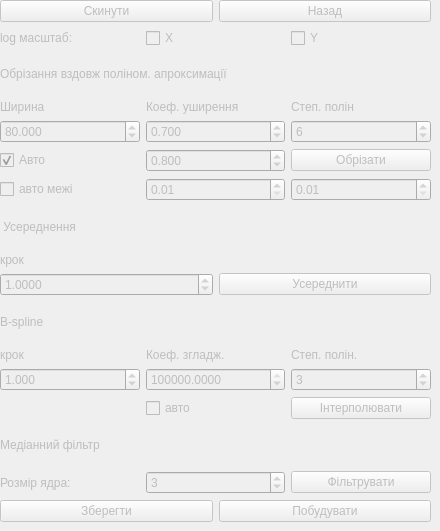
    <widget class="QWidget" name="tab_2">
     <property name="enabled">
      <bool>false</bool>
     </property>
     <attribute name="title">
      <string>Крос</string>
     </attribute>
     <widget class="QWidget" name="verticalLayoutWidget_3">
      <property name="geometry">
       <rect>
        <x>0</x>
        <y>0</y>
        <width>431</width>
        <height>522</height>
       </rect>
      </property>
      <layout class="QVBoxLayout" name="verticalLayout_2">
       <item>
        <layout class="QHBoxLayout" name="horizontalLayout_7">
         <item>
          <widget class="QPushButton" name="cReset">
           <property name="enabled">
            <bool>false</bool>
           </property>
           <property name="text">
            <string>Скинути</string>
           </property>
          </widget>
         </item>
         <item>
          <widget class="QPushButton" name="cUndo">
           <property name="enabled">
            <bool>false</bool>
           </property>
           <property name="text">
            <string>Назад</string>
           </property>
          </widget>
         </item>
        </layout>
       </item>
       <item>
        <layout class="QHBoxLayout" name="cLogScale">
         <item>
          <widget class="QLabel" name="label_34">
           <property name="text">
            <string>log масштаб:</string>
           </property>
          </widget>
         </item>
         <item>
          <widget class="QCheckBox" name="cXLogScale">
           <property name="text">
            <string>X</string>
           </property>
          </widget>
         </item>
         <item>
          <widget class="QCheckBox" name="cYLogScale">
           <property name="text">
            <string>Y</string>
           </property>
          </widget>
         </item>
        </layout>
       </item>
       <item>
        <widget class="QLabel" name="label_13">
         <property name="text">
          <string>Обрізання вздовж поліном. апроксимації</string>
         </property>
        </widget>
       </item>
       <item>
        <layout class="QGridLayout" name="gridLayout_6">
         <item row="0" column="2">
          <widget class="QLabel" name="label_12">
           <property name="text">
            <string>Степ. полін</string>
           </property>
          </widget>
         </item>
         <item row="0" column="0">
          <widget class="QLabel" name="label_10">
           <property name="text">
            <string>Ширина</string>
           </property>
          </widget>
         </item>
         <item row="0" column="1">
          <widget class="QLabel" name="label_11">
           <property name="text">
            <string>Коеф. уширення</string>
           </property>
          </widget>
         </item>
         <item row="1" column="2">
          <widget class="QSpinBox" name="cPolyM">
           <property name="minimum">
            <number>1</number>
           </property>
           <property name="maximum">
            <number>20</number>
           </property>
           <property name="value">
            <number>6</number>
           </property>
          </widget>
         </item>
         <item row="1" column="1">
          <widget class="QDoubleSpinBox" name="cPolyD">
           <property name="decimals">
            <number>3</number>
           </property>
           <property name="minimum">
            <double>0.001000000000000</double>
           </property>
           <property name="maximum">
            <double>999.000000000000000</double>
           </property>
           <property name="singleStep">
            <double>0.010000000000000</double>
           </property>
           <property name="value">
            <double>0.700000000000000</double>
           </property>
          </widget>
         </item>
         <item row="1" column="0">
          <widget class="QDoubleSpinBox" name="cPolyP">
           <property name="decimals">
            <number>3</number>
           </property>
           <property name="minimum">
            <double>0.001000000000000</double>
           </property>
           <property name="maximum">
            <double>9999.000000000000000</double>
           </property>
           <property name="value">
            <double>80.000000000000000</double>
           </property>
          </widget>
         </item>
         <item row="2" column="2">
          <widget class="QPushButton" name="cPolyOk">
           <property name="text">
            <string>Обрізати</string>
           </property>
          </widget>
         </item>
         <item row="2" column="0">
          <widget class="QCheckBox" name="cAutoPoly">
           <property name="text">
            <string>Авто</string>
           </property>
           <property name="checked">
            <bool>true</bool>
           </property>
          </widget>
         </item>
         <item row="2" column="1">
          <widget class="QDoubleSpinBox" name="cPolyPrecision">
           <property name="decimals">
            <number>3</number>
           </property>
           <property name="minimum">
            <double>0.001000000000000</double>
           </property>
           <property name="maximum">
            <double>1.000000000000000</double>
           </property>
           <property name="singleStep">
            <double>0.050000000000000</double>
           </property>
           <property name="value">
            <double>0.800000000000000</double>
           </property>
          </widget>
         </item>
        </layout>
       </item>
       <item>
        <layout class="QHBoxLayout" name="horizontalLayout_9">
         <item>
          <widget class="QCheckBox" name="cAutoInterval">
           <property name="text">
            <string>авто межі</string>
           </property>
           <property name="checked">
            <bool>false</bool>
           </property>
          </widget>
         </item>
         <item>
          <widget class="QDoubleSpinBox" name="cStart">
           <property name="minimum">
            <double>0.010000000000000</double>
           </property>
           <property name="maximum">
            <double>99999999.000000000000000</double>
           </property>
           <property name="singleStep">
            <double>0.500000000000000</double>
           </property>
           <property name="value">
            <double>0.010000000000000</double>
           </property>
          </widget>
         </item>
         <item>
          <widget class="QDoubleSpinBox" name="cEnd">
           <property name="minimum">
            <double>0.010000000000000</double>
           </property>
           <property name="maximum">
            <double>9999999.000000000000000</double>
           </property>
           <property name="singleStep">
            <double>0.500000000000000</double>
           </property>
           <property name="value">
            <double>0.010000000000000</double>
           </property>
          </widget>
         </item>
        </layout>
       </item>
       <item>
        <widget class="QLabel" name="label">
         <property name="text">
          <string> Усереднення</string>
         </property>
        </widget>
       </item>
       <item>
        <layout class="QGridLayout" name="gridLayout">
         <item row="3" column="2">
          <widget class="QPushButton" name="cAverageOk">
           <property name="text">
            <string>Усереднити</string>
           </property>
          </widget>
         </item>
         <item row="2" column="1">
          <widget class="QLabel" name="label_14">
           <property name="text">
            <string>крок</string>
           </property>
          </widget>
         </item>
         <item row="3" column="1">
          <widget class="QDoubleSpinBox" name="cAverageStep">
           <property name="decimals">
            <number>4</number>
           </property>
           <property name="minimum">
            <double>0.000100000000000</double>
           </property>
           <property name="maximum">
            <double>999999999.000000000000000</double>
           </property>
           <property name="singleStep">
            <double>0.000001000000000</double>
           </property>
           <property name="value">
            <double>1.000000000000000</double>
           </property>
          </widget>
         </item>
        </layout>
       </item>
       <item>
        <widget class="QLabel" name="label_15">
         <property name="text">
          <string>В-spline</string>
         </property>
        </widget>
       </item>
       <item>
        <layout class="QGridLayout" name="gridLayout_7">
         <item row="0" column="2">
          <widget class="QLabel" name="label_17">
           <property name="text">
            <string>Коеф. згладж.</string>
           </property>
          </widget>
         </item>
         <item row="1" column="2">
          <widget class="QDoubleSpinBox" name="cB_splineS">
           <property name="decimals">
            <number>4</number>
           </property>
           <property name="minimum">
            <double>0.000000000000000</double>
           </property>
           <property name="maximum">
            <double>999999999.000000000000000</double>
           </property>
           <property name="singleStep">
            <double>0.050000000000000</double>
           </property>
           <property name="value">
            <double>1500000.000000000000000</double>
           </property>
          </widget>
         </item>
         <item row="0" column="1">
          <widget class="QLabel" name="label_16">
           <property name="text">
            <string>крок</string>
           </property>
          </widget>
         </item>
         <item row="2" column="3">
          <widget class="QPushButton" name="cB_splineOk">
           <property name="text">
            <string>Інтерполювати</string>
           </property>
          </widget>
         </item>
         <item row="1" column="3">
          <widget class="QSpinBox" name="cB_splineK">
           <property name="minimum">
            <number>1</number>
           </property>
           <property name="maximum">
            <number>5</number>
           </property>
           <property name="value">
            <number>3</number>
           </property>
          </widget>
         </item>
         <item row="0" column="3">
          <widget class="QLabel" name="label_4">
           <property name="text">
            <string>Степ. полін.</string>
           </property>
          </widget>
         </item>
         <item row="1" column="1">
          <widget class="QDoubleSpinBox" name="cB_splineStep">
           <property name="decimals">
            <number>3</number>
           </property>
           <property name="minimum">
            <double>0.001000000000000</double>
           </property>
           <property name="maximum">
            <double>999999999.000000000000000</double>
           </property>
           <property name="singleStep">
            <double>0.500000000000000</double>
           </property>
           <property name="value">
            <double>1.000000000000000</double>
           </property>
          </widget>
         </item>
         <item row="2" column="2">
          <widget class="QCheckBox" name="cAutoB_splineS">
           <property name="text">
            <string>авто</string>
           </property>
          </widget>
         </item>
        </layout>
       </item>
       <item>
        <widget class="QLabel" name="label_29">
         <property name="text">
          <string>Медіанний фільтр</string>
         </property>
        </widget>
       </item>
       <item>
        <layout class="QHBoxLayout" name="horizontalLayout_12">
         <item>
          <widget class="QLabel" name="label_18">
           <property name="text">
            <string>Розмір ядра:</string>
           </property>
          </widget>
         </item>
         <item>
          <widget class="QSpinBox" name="cMedFiltS">
           <property name="minimum">
            <number>1</number>
           </property>
           <property name="singleStep">
            <number>2</number>
           </property>
           <property name="value">
            <number>3</number>
           </property>
          </widget>
         </item>
         <item>
          <widget class="QPushButton" name="cMedFilt">
           <property name="text">
            <string>Фільтрувати</string>
           </property>
          </widget>
         </item>
        </layout>
       </item>
       <item>
        <layout class="QHBoxLayout" name="horizontalLayout_5">
         <item>
          <widget class="QPushButton" name="cSave">
           <property name="text">
            <string>Зберегти</string>
           </property>
          </widget>
         </item>
         <item>
          <widget class="QPushButton" name="cPlot">
           <property name="text">
            <string>Побудувати</string>
           </property>
          </widget>
         </item>
        </layout>
       </item>
      </layout>
     </widget>
    </widget>
